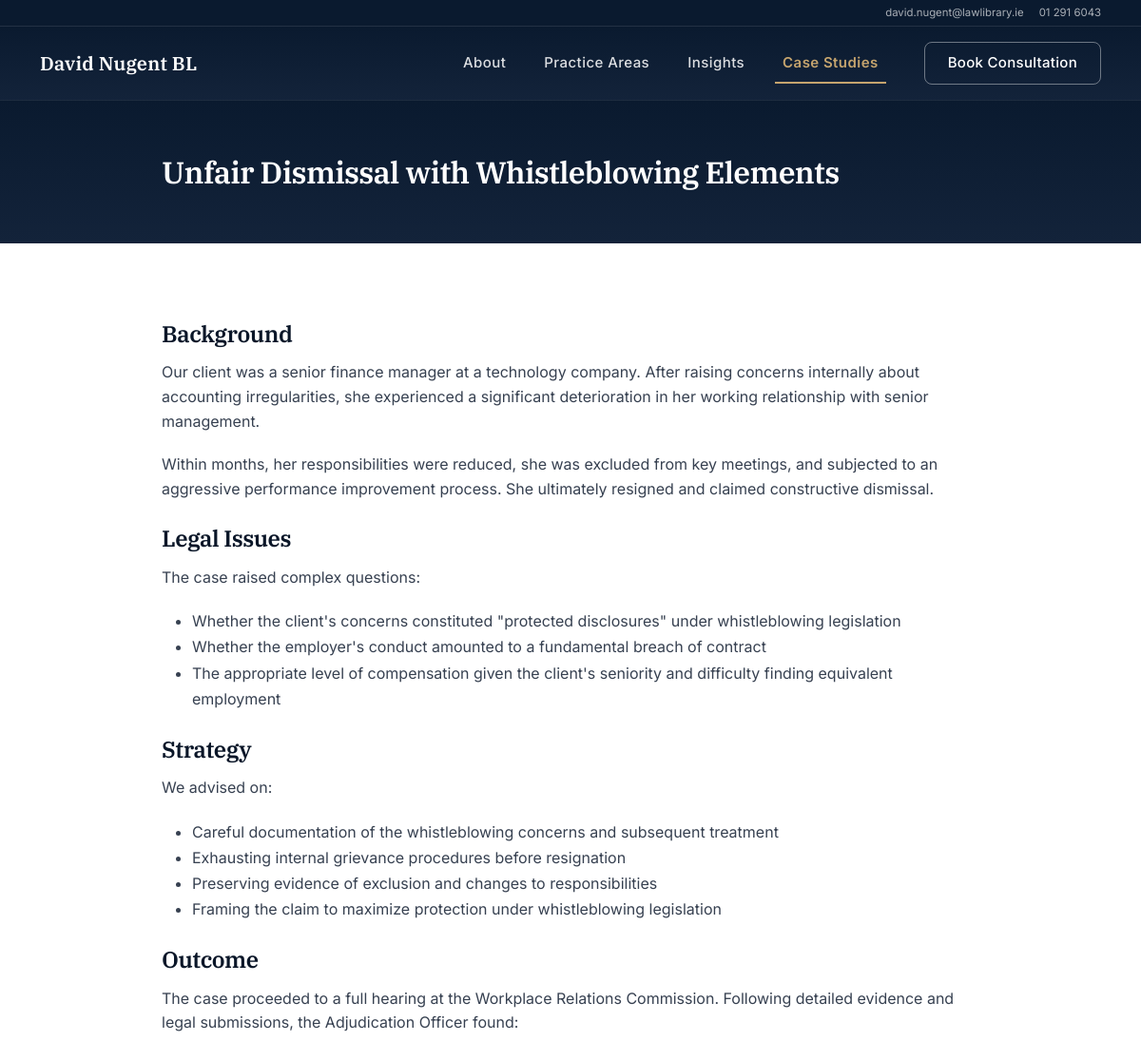
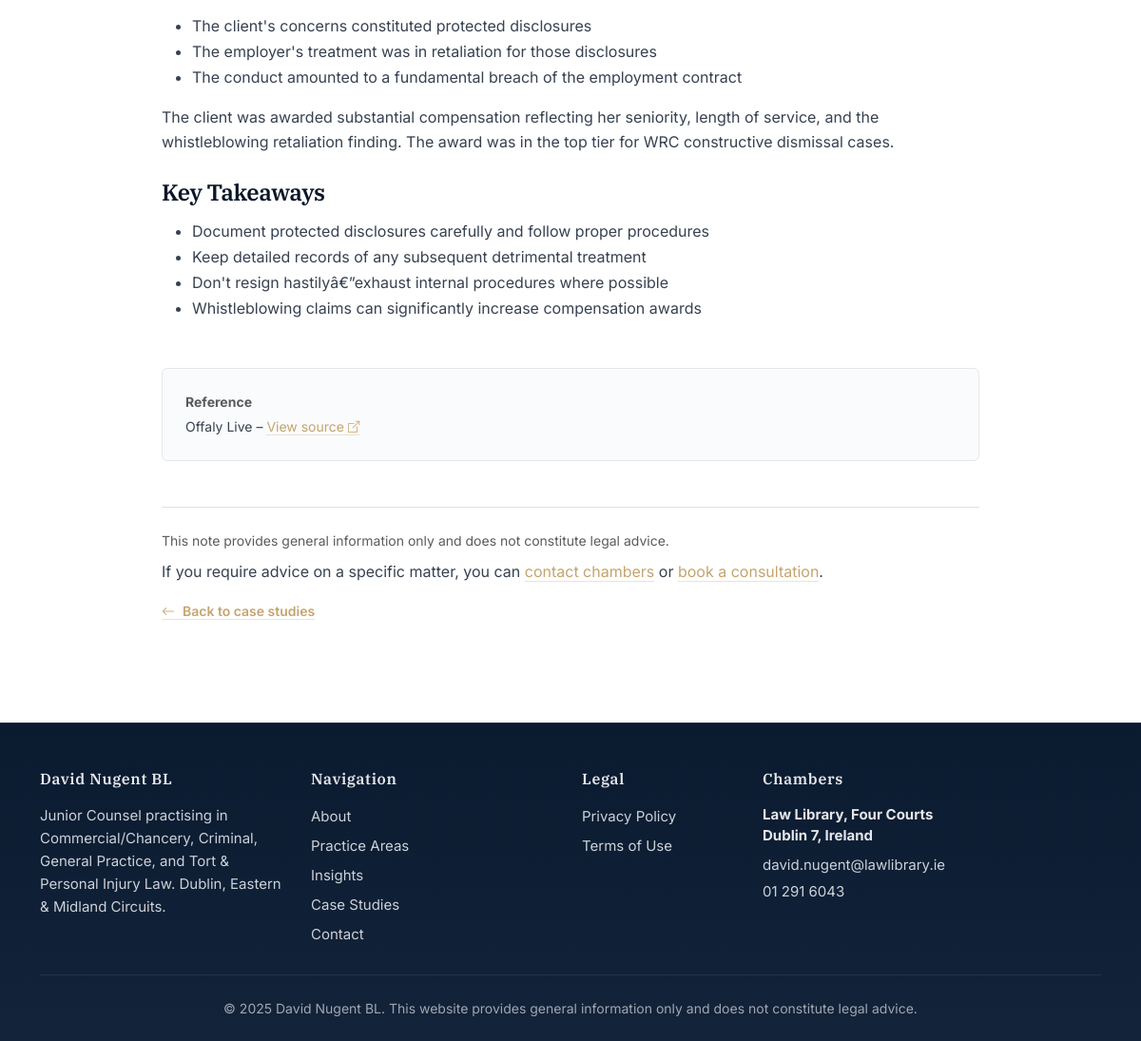
/cases/unfair-dismissal-whistleblowing/, run on the app's committed database (2 pictures, top to bottom).
### pages/models.py (models this page shows, shortened)
class PostBase(TimeStamped):
    title = models.CharField(max_length=200)
    slug = models.SlugField(unique=True)
    summary = models.TextField(blank=True)
    body = RichTextField()
    hero_image = models.ImageField(upload_to="posts/", blank=True)
    published = models.BooleanField(default=True)
    published_at = models.DateTimeField(null=True, blank=True)
    class Meta:
        abstract = True
        ordering = ["-published_at", "-created_at"]

class CaseStudy(PostBase):
    practice_areas = models.ManyToManyField(PracticeArea, blank=True)
    outcome = models.CharField(max_length=200, blank=True)
    date_of_case = models.DateField(null=True, blank=True)
    citation_ref = models.CharField(max_length=200, blank=True)
    citation_name = models.CharField(max_length=150, blank=True)
    citation_url = models.URLField(blank=True)

### pages/views.py (the view)
# urls.py: path("cases/<slug:slug>/", views.case_detail, name="case_detail"),
def case_detail(request, slug):
    case = get_object_or_404(CaseStudy, slug=slug, published=True)
    return render(request, "SitePages/case_detail.html", {"case": case})

### pages/context_processors.py (called while the page is built)
def assistant_enabled(request):
    return {
        'ASSISTANT_ENABLED': settings.ASSISTANT_ENABLED
    }

### Templates/SitePages/case_detail.html (shortened to what this page needs)
{% extends "base.html" %}
{% block content %}
<section class="premium-hero py-5">
  <div class="container-lg">
    <div class="mx-auto" style="max-width: 860px;">
      <h1 class="h2 fw-semibold text-white mb-0">{{ case.title }}</h1>
    </div>
  </div>
</section>
<section class="py-5 bg-body">
  <div class="container-lg">
    <article class="content-area mx-auto" style="max-width: 860px;">
      {{ case.body|safe }}
      {% if case.citation_url %}
      <div class="mt-5 p-4 rounded border premium-citation-box">
        <p class="small text-muted mb-1"><strong>Reference</strong></p>
        <p class="small mb-0">
          {% if case.citation_name %}{{ case.citation_name }} – {% endif %}
          <a href="{{ case.citation_url }}" target="_blank" rel="noopener" class="text-decoration-none">
            View source <i class="bi bi-box-arrow-up-right small"></i>
          </a>
        </p>
      </div>
      {% endif %}
      <section class="mt-5 pt-4 border-top">
        <p class="small text-muted mb-2">This note provides general information only and does not constitute legal advice.</p>
        <p class="mb-3">
          If you require advice on a specific matter, you can <a href="/contact/" class="text-decoration-none">contact chambers</a> or <a href="/book/" class="text-decoration-none">book a consultation</a>.
        </p>
        <p class="mb-0">
          <a href="/cases/" class="text-decoration-none small fw-semibold">
            <i class="bi bi-arrow-left me-2"></i>Back to case studies
          </a>
        </p>
      </section>
    </article>
  </div>
</section>
{% endblock %}

### static/css/site.css (style rules this page uses)
:root { --navy-900:#0a1628; --navy-800:#0f1f35; --navy-700:#1a2f4a; --navy-600:#264261; --ink-700:#2b3d56; --ink-600:#4a5d7a; --ink-500:#6b7a93; --ink-400:#8b98ae; --cta:#2878e8; --cta-hover:#1a66d1; --bg:#fafbfd; --white:#ffffff; --border-light:#e7ecf3; --border-lighter:#f1f4f8; }
html { scroll-behavior: smooth; }
body { font-family: 'Inter', -apple-system, BlinkMacSystemFont, 'Segoe UI', sans-serif; font-size: 16px; line-height: 1.7; color: var(--ink-700); -webkit-font-smoothing: antialiased; -moz-osx-font-smoothing: grayscale; }
body.bg-body { background: var(--bg); }
h1, h2, h3, h4, h5, h6, .display-1, .display-2, .display-3, .display-4, .display-5, .display-6 { font-family: 'IBM Plex Serif', Georgia, serif; font-weight: 600; letter-spacing: -0.02em; color: var(--navy-900); line-height: 1.3; }
h1 { font-size: 2.25rem; font-weight: 600; }
h3 { font-size: 1.5rem; font-weight: 600; }
p { margin-bottom: 1.25rem; line-height: 1.6; }
.py-5 { padding-top: 3.5rem!important; padding-bottom: 3.5rem!important; }
.premium-hero { background: linear-gradient(to bottom, #0A1A2F, #13233A); color: #E5E7EB; }
.premium-hero h1, .premium-hero h2 { color: #FFFFFF; }
.premium-citation-box { background: #FAFBFC; border-color: #E5E7EB !important; }
.content-area { font-size: 1rem; line-height: 1.7; color: #374151; }
.content-area h1, .content-area h2, .content-area h3, .content-area h4 { margin-top: 1.5rem; margin-bottom: 0.75rem; }
.content-area p { margin-bottom: 1.25rem; }
.content-area a { color: #C5A46E; text-decoration: none; border-bottom: 1px solid rgba(197, 164, 110, 0.3); }

### data on the page
CaseStudy: title "Unfair Dismissal with Whistleblowing Elements", body "Background Our client was a senior finance manager at a technology company. After raising concerns internally about accounting irregularities, she experienced a significant deterioration in her working relationship with senior management. Within months, her responsibilities were reduced, she was excluded from key meetings, and subjected to an aggressive performance improvement process. She ultimately resigned and claimed constructive dismissal. Legal Issues The case raised complex questions: Whether the client's concerns constituted \"protected disclosures\" under whistleblowing legislation Whether the employer's conduct amounted to a fundamental breach of contract The appropriate level of…", citation_name "Offaly Live"
